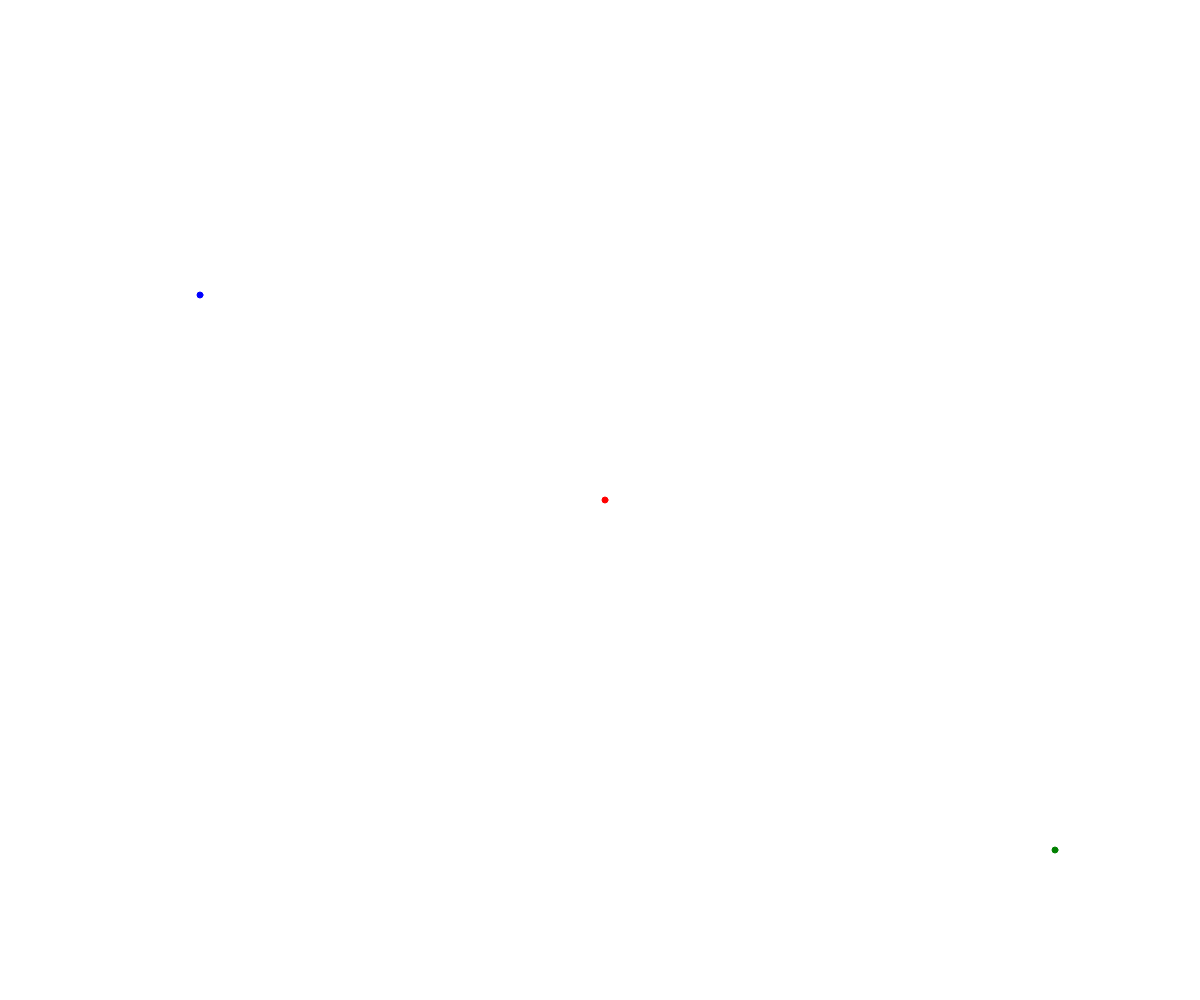
Frame 1 (no input)
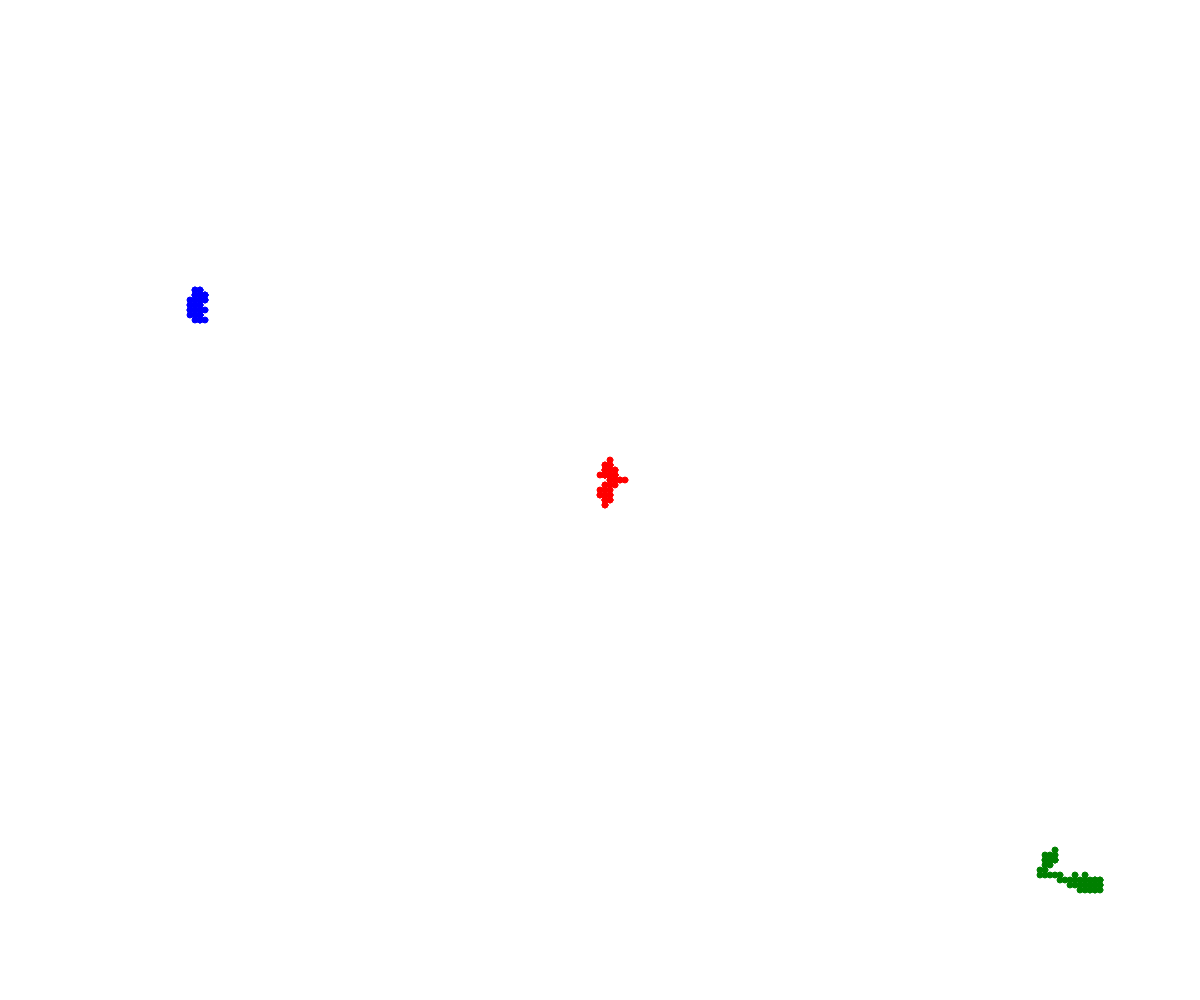
Frame 60 (no input)
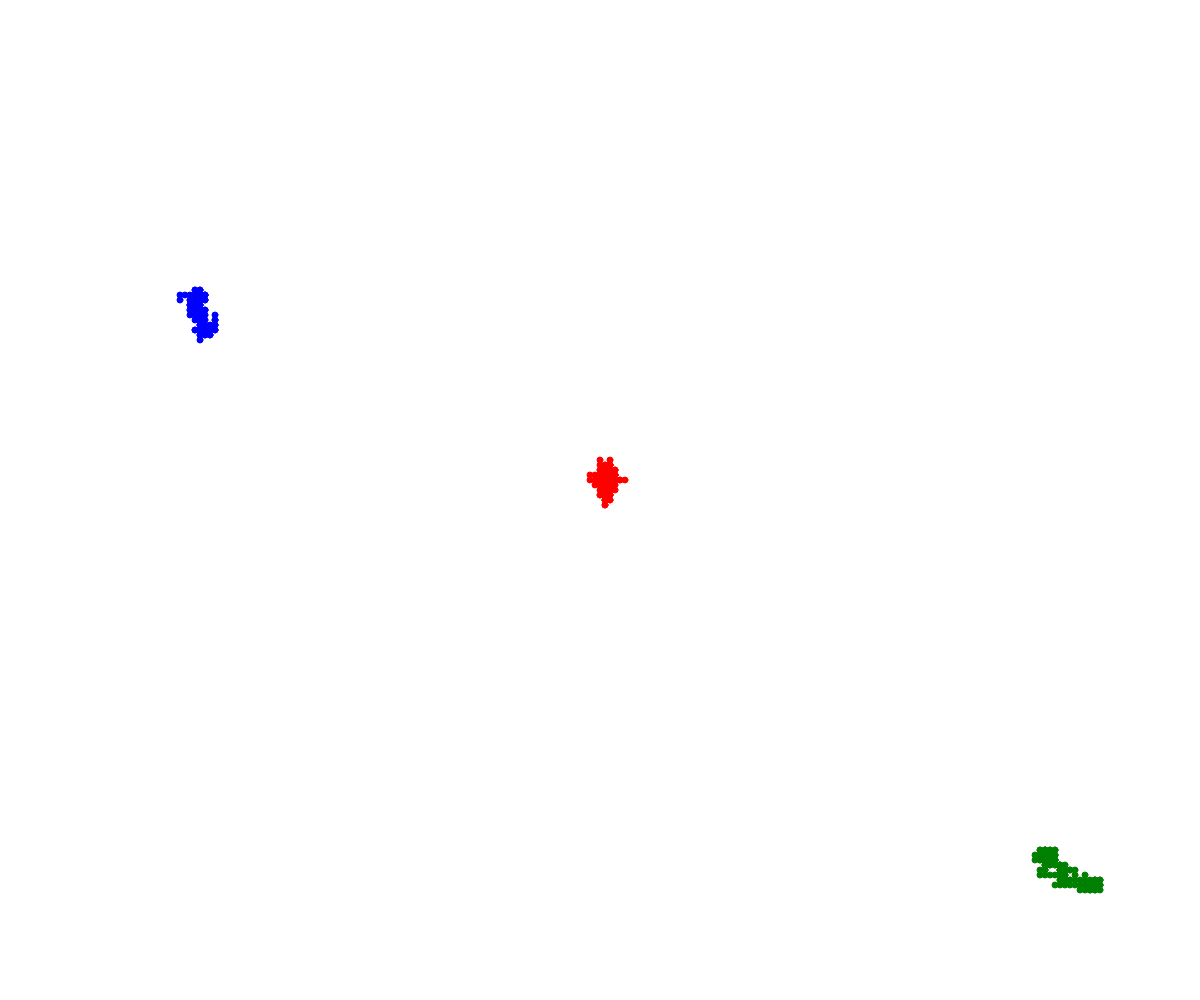
Frame 120 (the mouse pressed at the canvas centre since frame 60)

The p5.js sketch that drew these frames (run headless with seeded random() and noise() and a simulated clock; from frame 60 on, the mouse is pressed at the canvas centre):

// p5.js sketch
// ── sketch.js
// Walker OOP demo

class Walker {
  constructor(x, y) {
    this.x = x;
    this.y = y;
    this.colour = "red";
    this.speed = 5;
    this.radius = 3;
  }

  display(){
    stroke(this.colour);
    fill(this.colour);
    circle(this.x, this.y, this.radius*2);
  }

  move(){
    let choice = random(100);

    if (choice < 25) {
      // up
      this.y -= this.speed;
    }
    else if (choice < 50){
      // down
      this.y += this.speed;
    }
    else if (choice < 75){
      // right
      this.x += this.speed;
    }
    else {
      // left
      this.x -= this.speed;
    }
  }
}

let michael;
let katharine;
let object;

function setup() {
  createCanvas(windowWidth, windowHeight);
  michael = new Walker(width/2, height/2);
  katharine = new Walker(200, 300);
  katharine.colour = "blue";
  object = new Walker(width - 150, height - 150);
  object.colour = "green";
}

function draw() {
  michael.move();
  katharine.move();
  object.move();

  michael.display();
  katharine.display();
  object.display();
}
